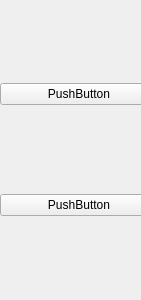
<?xml version="1.0" encoding="UTF-8"?>
<ui version="4.0">
 <class>Form</class>
 <widget class="QWidget" name="Form">
  <property name="geometry">
   <rect>
    <x>0</x>
    <y>0</y>
    <width>141</width>
    <height>300</height>
   </rect>
  </property>
  <property name="windowTitle">
   <string>Form</string>
  </property>
  <widget class="QWidget" name="gridLayoutWidget">
   <property name="geometry">
    <rect>
     <x>0</x>
     <y>0</y>
     <width>158</width>
     <height>301</height>
    </rect>
   </property>
   <layout class="QGridLayout" name="gridLayout">
    <item row="1" column="1">
     <widget class="QPushButton" name="pushButton_2">
      <property name="text">
       <string>PushButton</string>
      </property>
     </widget>
    </item>
    <item row="0" column="1">
     <widget class="QPushButton" name="pushButton">
      <property name="text">
       <string>PushButton</string>
      </property>
     </widget>
    </item>
   </layout>
  </widget>
 </widget>
 <resources/>
 <connections/>
</ui>
